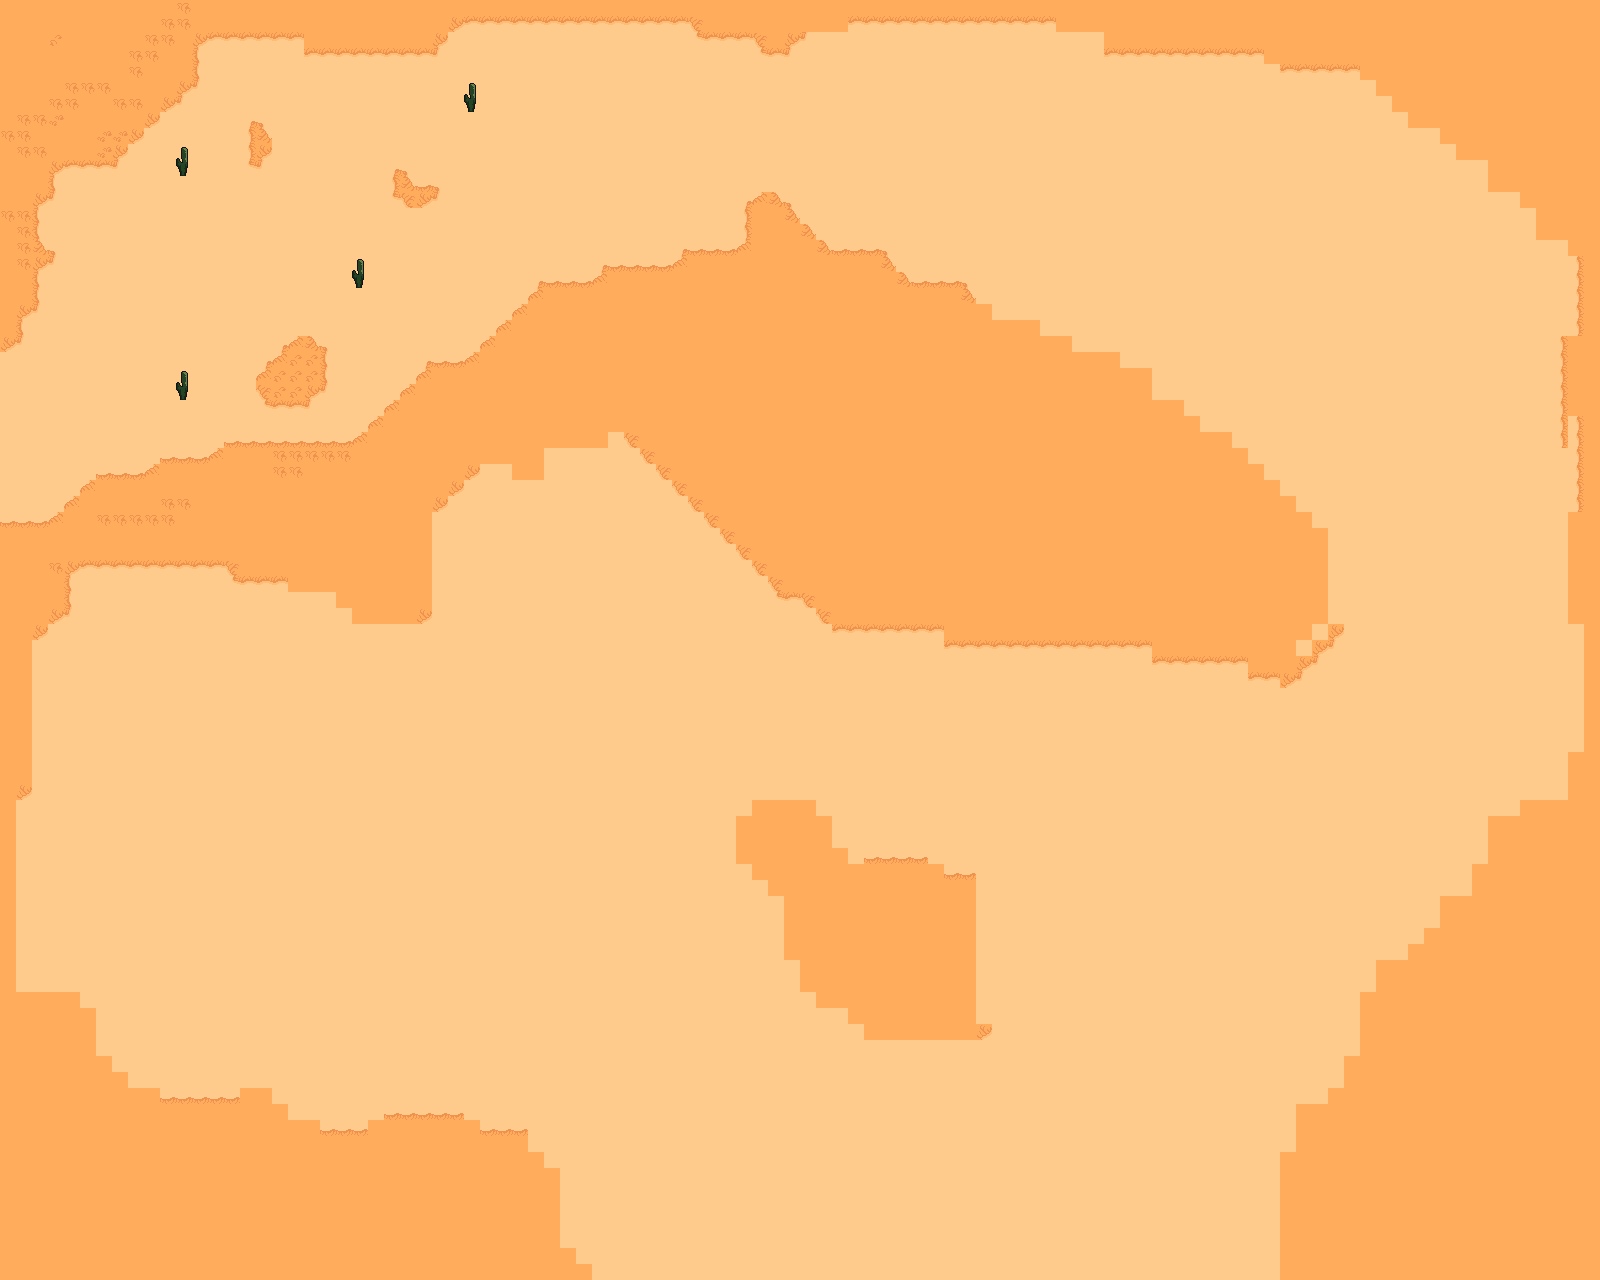

Below is a game level as drawn by its tile map, then a one-line description and the .tmx that defines it (tile-layer data replaced by summaries):
An orthogonal 100x80 tile map with 16x16 px tiles, 2 tile layers (Tile Layer 1, Tile Layer 2), 2 tilesets.

<map version="1.10" tiledversion="1.11.0" orientation="orthogonal" renderorder="right-down" width="100" height="80" tilewidth="16" tileheight="16" infinite="0" nextlayerid="4" nextobjectid="1">
 <editorsettings>
  <export target="assets/images/map/level1.json" format="json" />
 </editorsettings>
 <tileset firstgid="1" source="groundtiles.tsx" />
 <tileset firstgid="573" source="assets/images/map/tiler /TilesetFloor.tsx" />
 <layer id="1" name="Tile Layer 1" width="100" height="80">
  <data>[8000 cells, 8000 non-empty, 17 distinct tile ids]</data>
 </layer>
 <layer id="3" name="Tile Layer 2" width="100" height="80">
  <data>[8000 cells, 8 non-empty, 2 distinct tile ids]</data>
 </layer>
</map>
